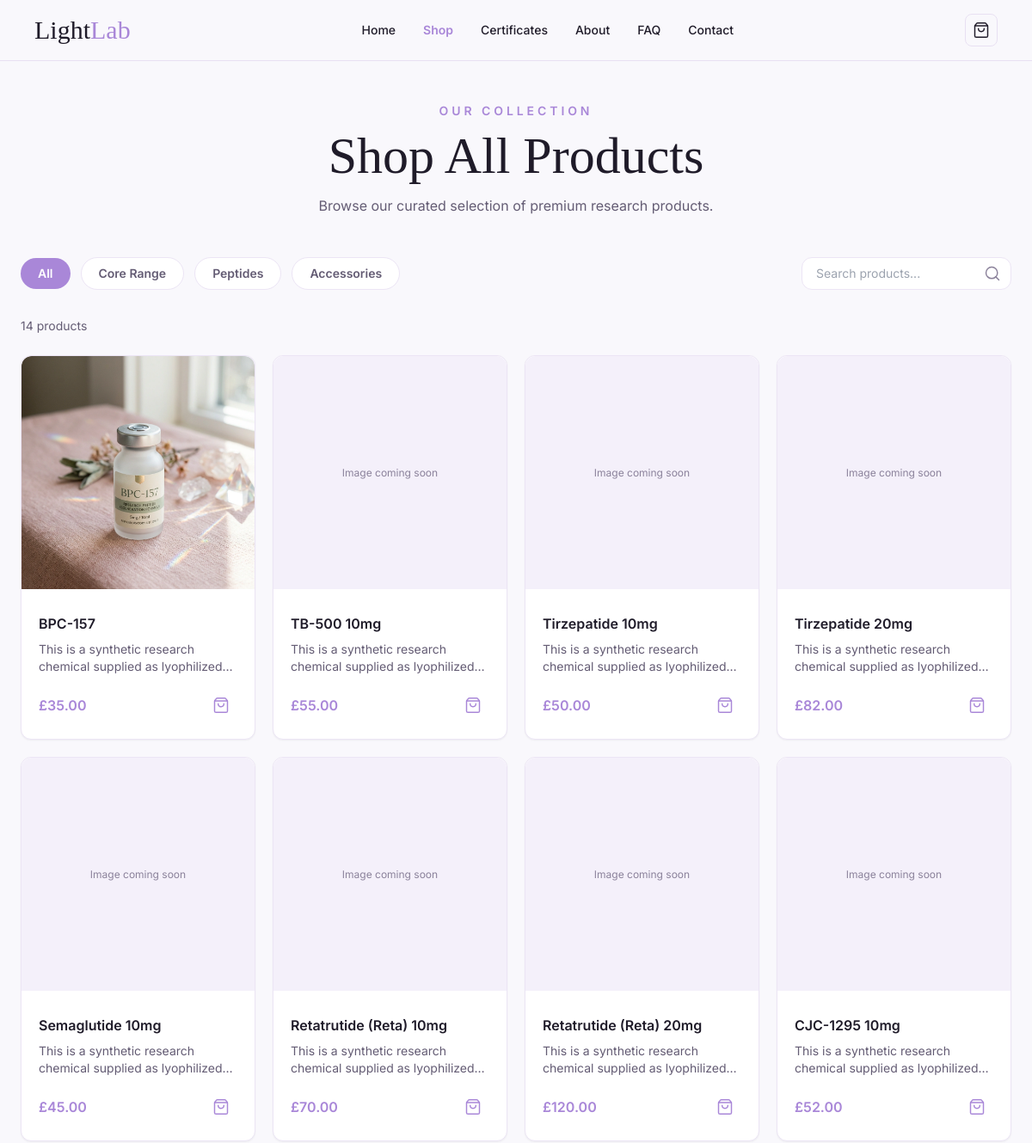
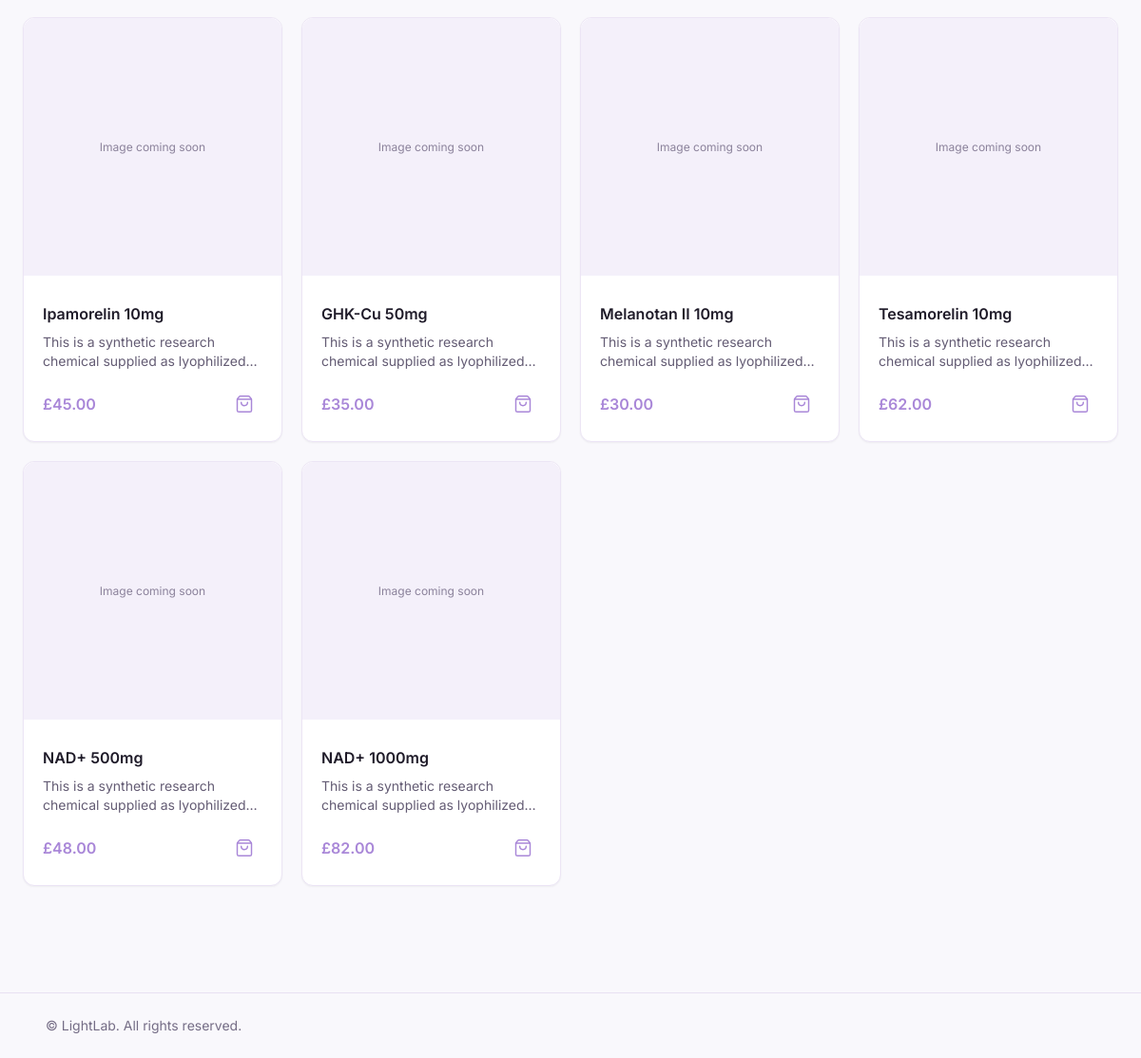
The app's page /shop/ with its own data (2 pictures, top to bottom).
### shop/models.py (models this page shows, shortened)
class Product(models.Model):
    name = models.CharField(max_length=200)
    price = models.DecimalField(max_digits=8, decimal_places=2)
    description = models.TextField(
        default="This is a synthetic research chemical supplied as lyophilized powder. Third-party tested at 99%+ purity. For laboratory research use only."
    )
    image = models.ImageField(upload_to="products/", blank=True, null=True)
    is_active = models.BooleanField(default=True)

### shop/views.py (the view)
# urls.py: path("", include("shop.urls")),
def shop(request):
    products = Product.objects.filter(is_active=True)
    return render(
        request,
        "shop.html",
        {
            "products": products,
        },
    )

### templates/shop.html (shortened to what this page needs)
{% load static %}
<!DOCTYPE html>
<html lang="en">
<head>
  <script src="https://cdn.tailwindcss.com"></script>
  <link rel="stylesheet" href="{% static 'css/site.css' %}">
</head>
<body class="bg-llbg text-lltext font-body antialiased">
  <header class="sticky top-0 z-50 backdrop-blur bg-llbg/90 border-b border-[#e8e0f2]">
    <div class="max-w-7xl mx-auto px-4 sm:px-8 lg:px-10 py-4 grid grid-cols-[auto_1fr_auto] items-center gap-4">
      <div class="flex items-center gap-3">
        <a href="/" class="text-3xl font-heading leading-none">Light<span class="text-llprimary">Lab</span></a>
      </div>
      <nav class="hidden md:flex items-center justify-center gap-8 text-sm font-medium">
        <a href="/" class="hover:text-llprimary">Home</a>
        <a href="/shop" class="text-llprimary font-semibold">Shop</a>
        <a href="/certificates" class="hover:text-llprimary">Certificates</a>
        <a href="/about" class="hover:text-llprimary">About</a>
        <a href="/faq" class="hover:text-llprimary">FAQ</a>
        <a href="/contact" class="hover:text-llprimary">Contact</a>
      </nav>
      <div class="flex justify-end">
        <a href="/cart/" class="p-2 rounded-lg border border-[#e8e0f2]" aria-label="Go to cart">
          <i data-lucide="shopping-bag" class="w-5 h-5"></i>
        </a>
      </div>
    </div>
  </header>
  <main class="max-w-7xl mx-auto px-4 sm:px-6 py-12">
    <div class="text-center mb-12">
      <p class="text-xs sm:text-sm font-semibold tracking-[0.28em] text-llprimary uppercase mb-3">Our Collection</p>
      <h1 class="text-5xl sm:text-6xl font-heading leading-tight mb-4">Shop All Products</h1>
      <p class="text-base text-[#645c74] max-w-2xl mx-auto">Browse our curated selection of premium research products.</p>
    </div>
    <div class="mb-8 flex flex-col sm:flex-row items-start sm:items-center justify-between gap-6">
      <div class="flex flex-wrap items-center gap-3">
        <button class="px-5 py-2 rounded-full bg-llprimary text-white font-semibold text-sm hover:bg-llprimaryDark transition" data-category="all">
          All
        </button>
        <button class="px-5 py-2 rounded-full bg-white border border-[#ece5f5] text-[#645c74] font-semibold text-sm hover:border-llprimary transition" data-category="core">
          Core Range
        </button>
        <button class="px-5 py-2 rounded-full bg-white border border-[#ece5f5] text-[#645c74] font-semibold text-sm hover:border-llprimary transition" data-category="peptides">
          Peptides
        </button>
        <button class="px-5 py-2 rounded-full bg-white border border-[#ece5f5] text-[#645c74] font-semibold text-sm hover:border-llprimary transition" data-category="accessories">
          Accessories
        </button>
      </div>
      <div class="w-full sm:w-auto">
        <div class="relative">
          <input type="text" placeholder="Search products..." class="w-full px-4 py-2 rounded-xl border border-[#ece5f5] text-sm focus:outline-none focus:ring-2 focus:ring-llprimary" />
          <i data-lucide="search" class="absolute right-3 top-1/2 -translate-y-1/2 w-5 h-5 text-[#8b829b]"></i>
        </div>
      </div>
    </div>
    <p class="text-sm text-[#645c74] mb-6">{{ products.count }} products</p>
    <div class="grid grid-cols-1 sm:grid-cols-2 lg:grid-cols-4 gap-5">
      {% for product in products %}
        <article class="relative bg-llcard rounded-xl border border-[#ece5f5] shadow-sm overflow-hidden hover:shadow-md transition">
          <div class="relative aspect-square rounded-t-xl bg-[#f4f0fa] overflow-hidden">
            {% if product.image %}
              <img src="{{ product.image.url }}" alt="{{ product.name }}" class="w-full h-full object-cover" />
            {% else %}
              <div class="w-full h-full flex items-center justify-center text-xs text-[#8b829b]">Image coming soon</div>
            {% endif %}
          </div>
          <div class="p-4 sm:p-5">
            <h3 class="font-semibold text-sm sm:text-base text-lltext mb-2 line-clamp-2">{{ product.name }}</h3>
            <p class="text-xs sm:text-sm text-[#645c74] leading-relaxed mb-4 line-clamp-2">{{ product.description }}</p>
            <div class="flex items-center justify-between">
              <p class="text-llprimary text-base font-semibold">£{{ product.price }}</p>
              <form method="POST" action="/add-to-cart/">
                <button type="submit" class="p-2 border border-transparent rounded-lg hover:border-llprimary transition" aria-label="Add to cart">
                  <i data-lucide="shopping-bag" class="w-5 h-5 text-llprimary"></i>
                </button>
              </form>
            </div>
          </div>
        </article>
      {% empty %}
        <p class="col-span-full text-center text-[#645c74] py-12">No products found.</p>
      {% endfor %}
    </div>
  </main>
  <footer class="border-t border-[#e8e0f2] mt-16">
    <div class="max-w-6xl mx-auto px-4 sm:px-6 py-6 text-sm text-[#756d86]">
      © LightLab. All rights reserved.
    </div>
  </footer>
</body>
</html>

### static/css/site.css (style rules this page uses)
html { scroll-behavior: smooth; }
[data-lucide] { stroke-width: 1.75; }

### records on screen
Product: image (picture), name "BPC-157", description "This is a synthetic research chemical supplied as…", price "35.00"
Product: image "Image coming soon", name "TB-500 10mg", description "This is a synthetic research chemical supplied as…", price "55.00"
Product: image "Image coming soon", name "Tirzepatide 10mg", description "This is a synthetic research chemical supplied as…", price "50.00"
Product: image "Image coming soon", name "Tirzepatide 20mg", description "This is a synthetic research chemical supplied as…", price "82.00"
Product: image "Image coming soon", name "Semaglutide 10mg", description "This is a synthetic research chemical supplied as…", price "45.00"
Product: image "Image coming soon", name "Retatrutide (Reta) 10mg", description "This is a synthetic research chemical supplied as…", price "70.00"
Product: image "Image coming soon", name "Retatrutide (Reta) 20mg", description "This is a synthetic research chemical supplied as…", price "120.00"
Product: image "Image coming soon", name "CJC-1295 10mg", description "This is a synthetic research chemical supplied as…", price "52.00"
Product: image "Image coming soon", name "Ipamorelin 10mg", description "This is a synthetic research chemical supplied as…", price "45.00"
Product: image "Image coming soon", name "GHK-Cu 50mg", description "This is a synthetic research chemical supplied as…", price "35.00"
Product: image "Image coming soon", name "Melanotan II 10mg", description "This is a synthetic research chemical supplied as…", price "30.00"
Product: image "Image coming soon", name "Tesamorelin 10mg", description "This is a synthetic research chemical supplied as…", price "62.00"
Product: image "Image coming soon", name "NAD+ 500mg", description "This is a synthetic research chemical supplied as…", price "48.00"
Product: image "Image coming soon", name "NAD+ 1000mg", description "This is a synthetic research chemical supplied as…", price "82.00"

### other values on screen
{{ products.count }} "14"
